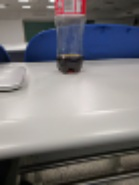
#> input picture input2.jpg, 139 x 185 px
$ python psnr.py   (older library calls are emulated)
#> lines starting #> are read from the running program, lines starting #| are printed output that depends on the picture
import cv2
import math
import numpy
from skimage.measure import compare_ssim


def psnr(target, ref):
    # assume RGB image
    target_data = numpy.array(target, dtype=float)
    ref_data = numpy.array(ref, dtype=float)

    diff = ref_data - target_data
    diff = diff.flatten('C')

    rmse = math.sqrt(numpy.mean(diff ** 2.))

    return 20 * math.log10(255. / rmse)


if __name__ == "__main__":
    im1 = cv2.imread("./input2.jpg", cv2.IMREAD_COLOR)
#> im1 is the input picture: shape (185, 139, 3); mean B, G, R 124.1, 121.4, 123
    im1 = cv2.cvtColor(im1, cv2.COLOR_BGR2YCrCb)[6: -6, 6: -6, 0]
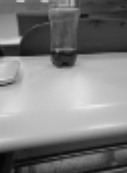
#> im1: shape (173, 127); min 6, max 235, mean 125.7
    im2 = cv2.imread("./11.png", cv2.IMREAD_COLOR)
#> (the run stopped early here; a loop or call above may not have finished)
